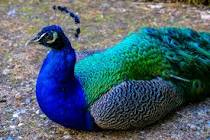
#> input picture im.png, 210 x 140 px
$ python reversing_colour.py
#> lines starting #> are read from the running program, lines starting #| are printed output that depends on the picture
import cv2

#reading the image
img = cv2.imread('im.png')
#> img is the input picture: shape (140, 210, 3); mean B, G, R 110.4, 97.5, 77.5

#resizing image
img = cv2.resize(img,(700,700))
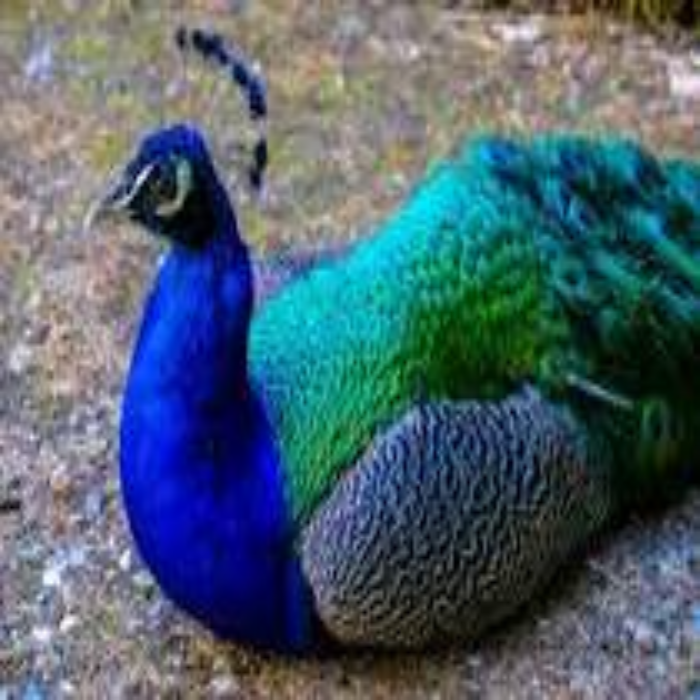
#> img: shape (700, 700, 3); mean B, G, R 110.3, 97.4, 77.4

#reversing the color of the images
i_img =cv2.bitwise_not(img)
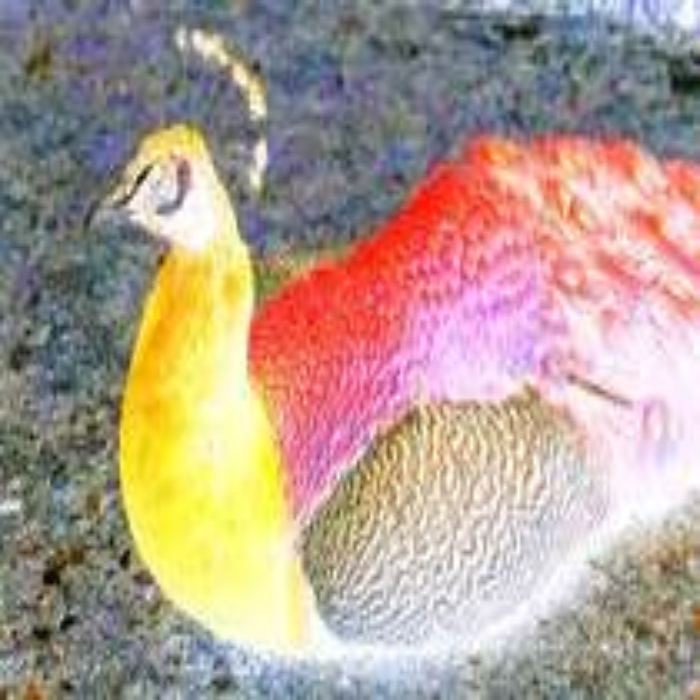
#> i_img: shape (700, 700, 3); mean B, G, R 144.7, 157.6, 177.6

#displaying the image
cv2.imshow('normal',img)
cv2.imshow('inverted',i_img)
cv2.waitKey()
cv2.destroyAllWindows()

$ run again, with image1.jpg saved as im.png
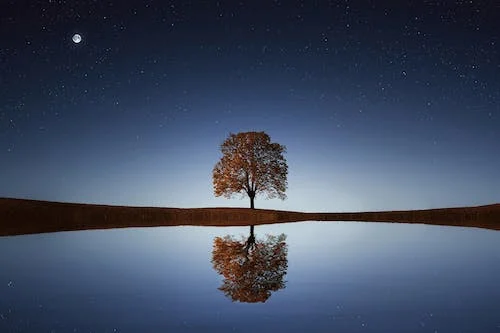
#> input picture image1.jpg, 500 x 333 px
#> img is the input picture: shape (333, 500, 3); mean B, G, R 99, 77.2, 65.6
#> `img = cv2.resize(img,(700,700))`:
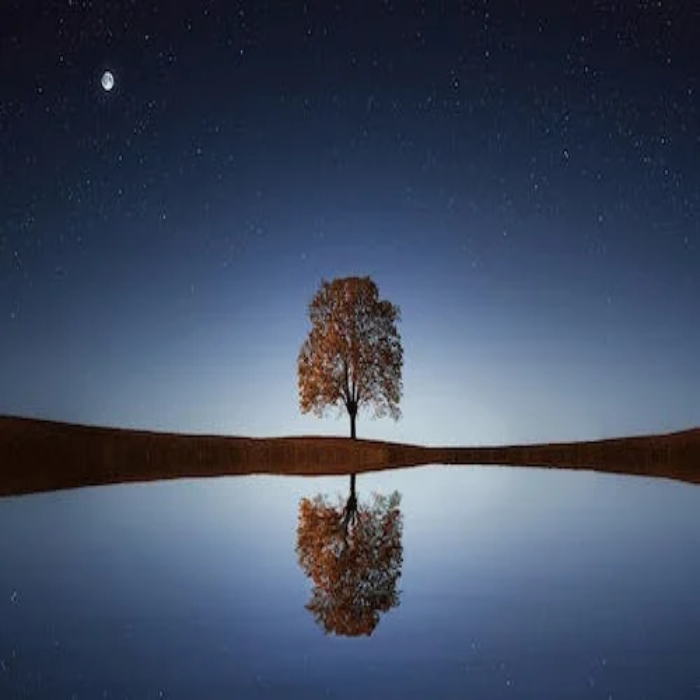
#> img: shape (700, 700, 3); mean B, G, R 98.9, 77.1, 65.5
#> `i_img =cv2.bitwise_not(img)`:
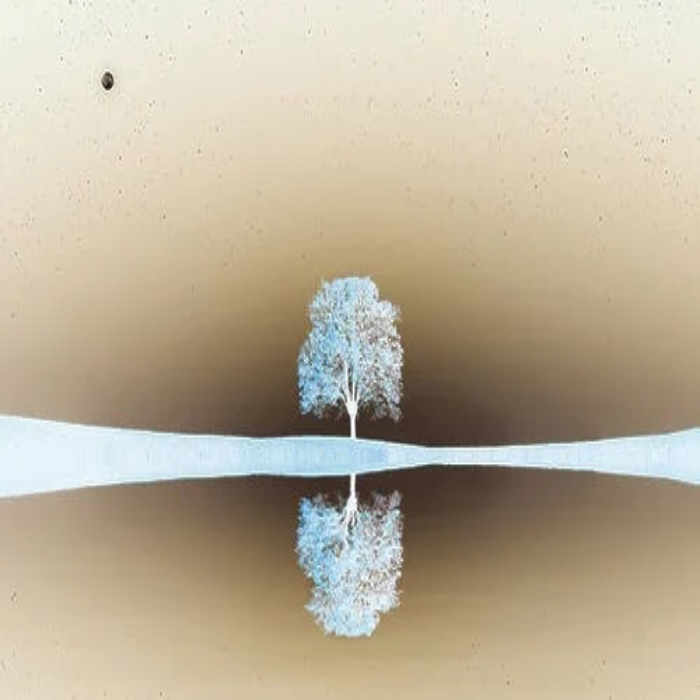
#> i_img: shape (700, 700, 3); mean B, G, R 156.1, 177.9, 189.5
